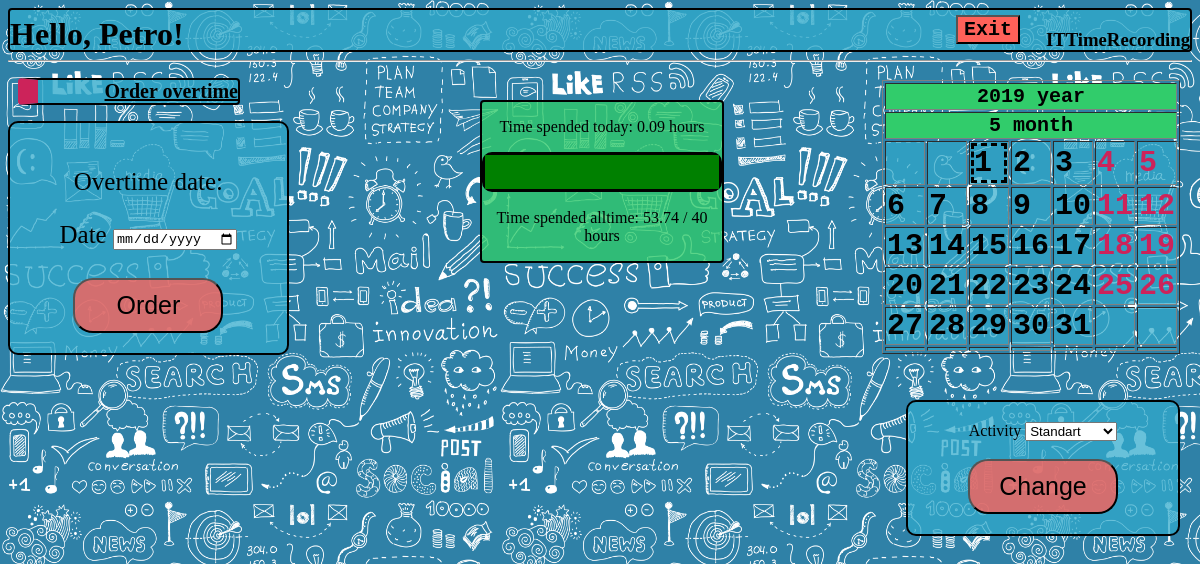
The app's page /dev/TakeOvertime (signed in) with its own data.
### rec/models.py (models this page shows, shortened)
class User(db.Model):
    __tablename__ = 'USER'
    login = db.Column('LOGIN', db.String(20), primary_key=True)
    password = db.Column('PASSWORD', db.String(20), nullable=False)
    salary = db.Column('SALARY', db.INTEGER)
    worktime = db.Column('WORKTIME', db.INTEGER)
    username = db.Column('USERNAME', db.String(50), nullable=False)
    role = db.Column('ROLE_NAME', db.String(15), nullable=False )

### rec/tools/Developer/views.py (the view)
@mod.route('/TakeOvertime', methods=['GET', 'POST'])
def TakeOvertime():
    form = forms.OvertimeForm(request.form)
    return render_template("tools/Developer/TakeOvertime.html",
                           user=g.user,
                           menu=menu,
                           date=date,
                           cal=cal,
                           norms=session['normative'],
                           time=Workday.query.filter_by(id=session["workday_id"]).first().time + session['time'], form=form)

### rec/forms.py
class OvertimeForm(FlaskForm):
    date = DateField('Date', [valid.DataRequired()], format='%Y-%m-%d')

### rec/tools/Developer/views.py (called while the page is built)
@mod.before_request
def before_request():
    g.user = None
    if 'user_login' in session:
        g.user = User.query.get(session['user_login'])
    if g.user.role != "Developer":
        return redirect('/')
    session['now'] = time.monotonic()
    session['time'] = session['now'] - session['start']
    global menu
    menu = []
    if g.user.role == 'Developer':
        menu.append(['Order overtime', 'TakeOvertime'])
    if g.user.role == 'Manager':
        menu.append(['Change user activity', 'ChangeUserActivity'])
        menu.append(['Workday managing', 'ManageWorkday'])
        menu.append(['View new registration requests', 'ViewRequests'])
        menu.append(['Registration of new worker', 'Register'])
        menu.append(['Delete user', 'Delete'])

### rec/templates/tools/Developer/TakeOvertime.html (shortened to what this page needs)
{% include "homepage.html" %}
<div class="fields">
    {% from "macros.html" import render_field %}
    <form method="POST" action="." class="form">
          <p>Overtime date:</p>
        {{ render_field(form.date, class="date") }}
          <br><input type="submit" value="Order" class="button">
    </form>
</div>

### rec/templates/homepage.html (shortened to what this page needs)
<!DOCTYPE html>
{% extends "base.html" %}
{% block body %}
    <body link="black">
    <div class="hello"><h1>Hello, {{ user.username }}!</h1></div>
    <div class="menu">
    <ul>
    {% set role = user.role %}
    {% for item in menu %}
        <li>
            {% set url = role+"."+item[1] %}
            <a href = {{ url_for(url)}}>{{ item[0] }}</a>
        </li>
    {% endfor %}
    </ul>
    </div>
    <div class="progress_bar">
        <p> Time spended today: {{ (time/3660) | round(2)  }} hours </p>
        <progress max = {{ norms }} value = {{ (user.worktime/3660 + time/3660)|round(2) }}></progress>
        <p> Time spended alltime: {{ (user.worktime/3600) | round(2) + (time/3660) | round(2)}} / {{ norms | round }} hours</p>
    </div>
    {% include "calendar.html" %}
    <div class="activity">
        <form method="post">
            <label for="activity"> Activity </label>
            <select name="activity" id="activity">
                <option value="Standart">Standart</option>
            </select>
            <br>
            <br>
            <input class="button" type="submit" name="activity" value="Change" formaction="{{ url_for('rec.activity') }}">
        </form>
    </div>
    <form method="post">
    <input class="exit" type="submit" name="exit" value="Exit" formaction="{{ url_for('rec.exit') }}">
    </form>
</body>
{% endblock %}

### rec/static/css/main.css (style rules this page uses)
body { background-color: #57FFC6; background: url("work.png"); background-size: 500px 500px; font-family: Gothic; }
.fields { background: rgba(49, 171, 204, 0.73); text-align: center; width: 20%; padding: 20px; font-size: 25px; border-radius: 10px; border: black solid 2px; }
.activity { background: rgba(49, 171, 204, 0.73); text-align: center; padding: 20px; border-radius: 10px; border: black solid 2px; position:absolute; top: 400px; right: 20px; width: 230px; }
.button { background-color: rgba(255, 97, 89, 0.79); width: 150px; height: 55px; font-size: 25px; border-radius: 20px; }
.progress_bar { width: 20%; position:absolute; top: 100px; left: 40%; right: 40%; background-color: rgba(49, 204, 107, 0.79); border: black solid 2px; border-radius: 4px; }
.progress_bar progress { color: #31ABCC; width: 100%; height: 40px; border: black solid 3px; border-radius: 10px; }
.progress_bar p { color: black; text-align: center; }
.menu ul { list-style-type: none; padding-left: 10px; color: black; }
.menu li { font-size: 20px; width: 200px; background-color: rgba(49, 171, 204, 0.79); text-align: right; border: black solid 2px; border-radius: 4px; border-left: #CC235A solid 20px; font-weight: bolder; }
.exit { background-color: #ff6159; font-size: 20px; font-family: monospace; font-weight: bold; text-align: center; position: absolute; top: 15px; right: 180px; }
.hello { position: absolute; top: -5px; left: 10px; }

### records on screen
User: username "Petro", (user.worktime/3600)|round(2)+(time/3660)|round(2) "53.74"

### other values on screen
{{ item[0] }} "Order overtime"
{{ (time/3660) | round(2) }} "0.09"
{{ norms | round }} "40"
{{ date.year }} "2019"
{{ date.month }} "5"
{{ day.date }} "1" "2" "3" "6" "7" "8" "9" "10" "13" "14" "15" "16" "17" "20" "21" "22" "23" "24" "27" "28" "29" "30" "31"
{{ day.date }} "4" "5" "11" "12" "18" "19" "25" "26"
{{ field.label(class="label") }} "Date"
